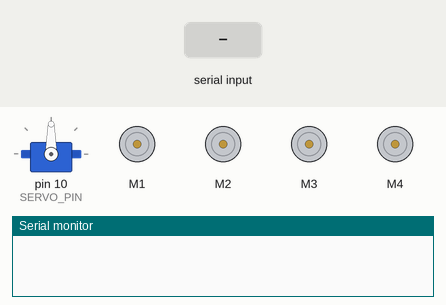
Recording of a sketch running on a simulated Arduino Uno, built with avr-gcc and run on an emulated ATmega328P. Parts: servo, 4 × DC motor (green arrow = forward, orange = backward, longer = faster), the last lines printed to the serial monitor. Inputs (shaded band) come from the test bench.

Above: at 1.2 s.
1.3 s: "<F>" received over Serial
At 1.7 s:
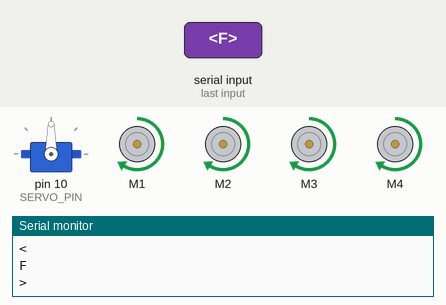
2.8 s: "<B>" received over Serial
At 4.0 s:
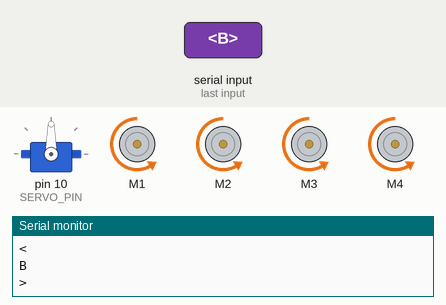
4.3 s: "<L>" received over Serial
At 5.2 s:
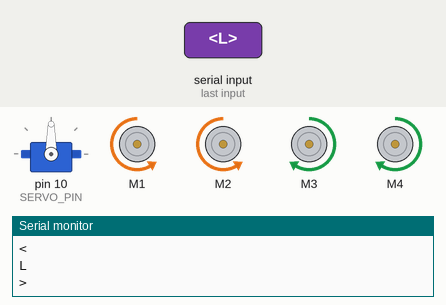
5.8 s: "<R>" received over Serial
At 6.3 s:
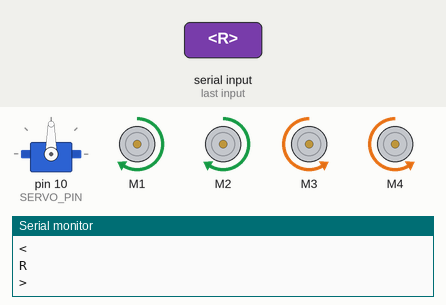
7.3 s: byte 83 ('S') received over Serial
At 8.6 s:
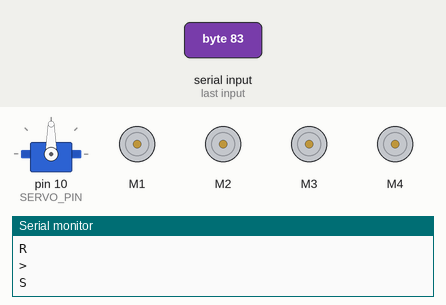
Timing chart, 0 to 10.3 s (numbered marks = the images above; inputs shaded):
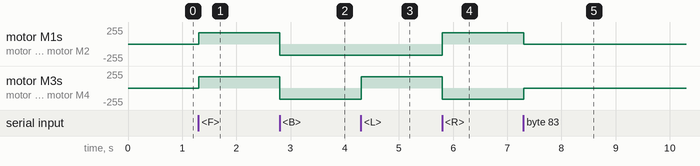

The sketch:

SmartRoboticVehicle.ino
```cpp
#include <Servo.h>
#include <AFMotor.h>

#define Echo A0
#define Trig A1
#define SERVO_PIN 10
#define SPEED 170
#define SERVO_CENTER 103

// ==============================
// NOTE ON CONTROL MODES
// ==============================
// This car currently runs in BLUETOOTH CONTROL mode only (via mobile app).
// Obstacle() and voicecontrol() are implemented but not currently reliable —
// kept here for future upgrade/debugging. They are intentionally not called
// in loop().

char value;
int distance;
int leftDistance;
int rightDistance;

Servo servo;
AF_DCMotor M1(1);
AF_DCMotor M2(2);
AF_DCMotor M3(3);
AF_DCMotor M4(4);

void setup() {
  Serial.begin(9600);
  pinMode(Trig, OUTPUT);
  pinMode(Echo, INPUT);
  servo.attach(SERVO_PIN);
  M1.setSpeed(SPEED);
  M2.setSpeed(SPEED);
  M3.setSpeed(SPEED);
  M4.setSpeed(SPEED);
}

void loop() {
  Bluetoothcontrol();

  // Future upgrade — not currently active:
  // Obstacle();
  // voicecontrol();
}

// ==============================
// BLUETOOTH CONTROL (active mode)
// Receives single-character commands from a mobile Bluetooth app
// F = forward, B = backward, L = left, R = right, S = stop
// ==============================
void Bluetoothcontrol() {
  if (Serial.available() > 0) {
    value = Serial.read();
    Serial.println(value);
  }

  if (value == 'F') {
    forward();
  } else if (value == 'B') {
    backward();
  } else if (value == 'L') {
    left();
  } else if (value == 'R') {
    right();
  } else if (value == 'S') {
    Stop();
  }
}

// ==============================
// OBSTACLE AVOIDANCE (WIP — not currently active)
// Uses ultrasonic sensor + servo sweep to check left/right before turning
// ==============================
void Obstacle() {
  distance = ultrasonic();

  if (distance <= 12) {
    Stop();
    backward();
    delay(100);
    Stop();

    leftDistance = checkLeft();
    servo.write(SERVO_CENTER);
    delay(800);

    rightDistance = checkRight();
    servo.write(SERVO_CENTER);

    if (leftDistance < rightDistance) {
      right();
      delay(500);
      Stop();
      delay(200);
    } else if (leftDistance > rightDistance) {
      left();
      delay(500);
      Stop();
      delay(200);
    }
  } else {
    forward();
  }
}

// ==============================
// VOICE CONTROL (WIP — not currently active)
// Expects symbolic command characters from a voice-to-text app
// ^ = forward, - = backward, < = left, > = right, * = stop
// ==============================
void voicecontrol() {
  if (Serial.available() > 0) {
    value = Serial.read();
    Serial.println(value);

    if (value == '^') {
      forward();
    } else if (value == '-') {
      backward();
    } else if (value == '<') {
      leftDistance = checkLeft();
      servo.write(SERVO_CENTER);
      if (leftDistance >= 10) {
        left();
        delay(500);
        Stop();
      } else {
        Stop();
      }
    } else if (value == '>') {
      rightDistance = checkRight();
      servo.write(SERVO_CENTER);
      if (rightDistance >= 10) {
        right();
        delay(500);
        Stop();
      } else {
        Stop();
      }
    } else if (value == '*') {
      Stop();
    }
  }
}

// ==============================
// ULTRASONIC DISTANCE READING
// Returns distance in cm
// ==============================
int ultrasonic() {
  digitalWrite(Trig, LOW);
  delayMicroseconds(4);
  digitalWrite(Trig, HIGH);
  delayMicroseconds(10);
  digitalWrite(Trig, LOW);

  long t = pulseIn(Echo, HIGH);
  long cm = t / 29 / 2;
  return cm;
}

// ==============================
// MOTOR CONTROL
// ==============================
void forward() {
  M1.run(FORWARD);
  M2.run(FORWARD);
  M3.run(FORWARD);
  M4.run(FORWARD);
}

void backward() {
  M1.run(BACKWARD);
  M2.run(BACKWARD);
  M3.run(BACKWARD);
  M4.run(BACKWARD);
}

void right() {
  M1.run(FORWARD);
  M2.run(FORWARD);
  M3.run(BACKWARD);
  M4.run(BACKWARD);
}

void left() {
  M1.run(BACKWARD);
  M2.run(BACKWARD);
  M3.run(FORWARD);
  M4.run(FORWARD);
}

void Stop() {
  M1.run(RELEASE);
  M2.run(RELEASE);
  M3.run(RELEASE);
  M4.run(RELEASE);
}

// ==============================
// SERVO SWEEP + DISTANCE CHECK
// checkRight() turns servo to look right and measures distance
// checkLeft() turns servo to look left and measures distance
// ==============================
int checkRight() {
  servo.write(20);
  delay(800);
  return ultrasonic();
}

int checkLeft() {
  servo.write(180);
  delay(800);
  return ultrasonic();
}
```

Measured:
- after the input at 1.3 s, motor M1–4: stopped → forward 170/255 at once
- after the input at 2.8 s, motor M1–4: forward 170/255 → backward 170/255 at once
- after the input at 4.3 s, motor M3, motor M4: backward 170/255 → forward 170/255 at once
- after the input at 5.8 s, motor M1, motor M2: backward 170/255 → forward 170/255 at once; motor M3, motor M4: forward 170/255 → backward 170/255 at once
- after the input at 7.3 s, motor M1, motor M2: forward 170/255 → stopped at once; motor M3, motor M4: backward 170/255 → stopped at once
